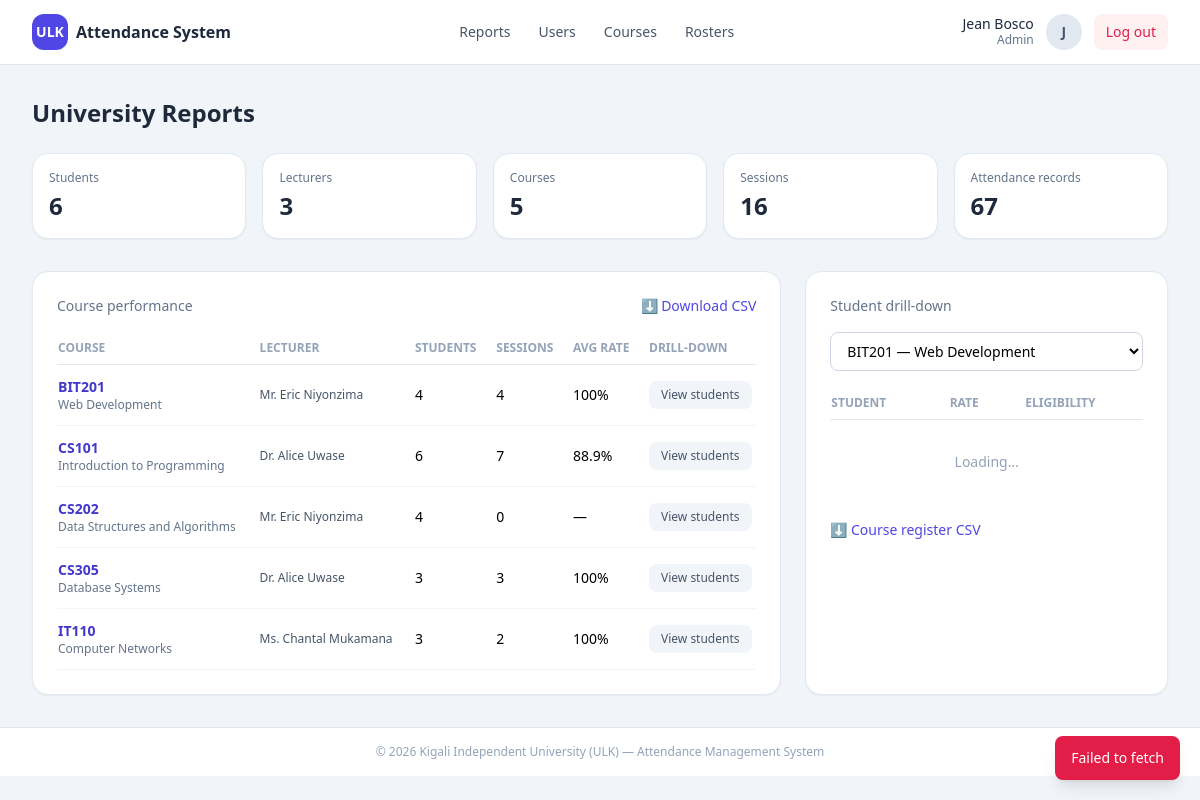
Page /admin_reports.php (signed in) on the committed database.
### tables this page shows
CREATE TABLE courses (
  course_code VARCHAR(15) PRIMARY KEY,                
  title       VARCHAR(150) NOT NULL,
  credits     INT NOT NULL DEFAULT 3,
  department  VARCHAR(100) DEFAULT NULL
);

### config.php (called while the page is built, shortened)
<?php
function e(string $value): string
{
    return htmlspecialchars($value, ENT_QUOTES, 'UTF-8');
}

### includes/aggregates.php (called while the page is built, shortened)
<?php
function get_course_list_report(PDO $pdo): array
{
    $sql = "
        SELECT c.course_code, c.title, c.credits, c.department,
               GROUP_CONCAT(DISTINCT u.full_name ORDER BY u.full_name SEPARATOR ', ')  AS lecturers,
               (SELECT COUNT(*) FROM enrollments e  WHERE e.course_code   = c.course_code)                                               AS total_students,
               (SELECT COUNT(*) FROM sessions s    WHERE s.course_code   = c.course_code)                                               AS total_sessions,
               (SELECT COUNT(*) FROM attendance_records ar JOIN sessions s2 ON s2.session_id = ar.session_id
                 WHERE s2.course_code = c.course_code)                                                                                 AS total_records,
               ROUND(
                 (SELECT COUNT(*) FROM attendance_records a2 JOIN sessions s3 ON s3.session_id = a2.session_id
                   WHERE s3.course_code = c.course_code AND a2.status IN ('Present','Late')) /
                 NULLIF((SELECT COUNT(*) FROM attendance_records a3 JOIN sessions s4 ON s4.session_id = a3.session_id
                   WHERE s4.course_code = c.course_code), 0) * 100, 1)                                                                  AS avg_rate
        FROM courses c
        LEFT JOIN lecturer_courses lc ON lc.course_code = c.course_code
        LEFT JOIN lecturers l ON l.lecturer_id = lc.lecturer_id
        LEFT JOIN users u ON u.user_id = l.user_id
        GROUP BY c.course_code
        ORDER BY c.course_code";
    return $pdo->query($sql)->fetchAll();
}

### admin_reports.php (the view, shortened to what this page needs)
<?php
require_once __DIR__ . '/config.php';
require_once __DIR__ . '/includes/aggregates.php';
$totals = [
    'students' => (int) $pdo->query('SELECT COUNT(*) FROM students')->fetchColumn(),
    'lecturers'=> (int) $pdo->query('SELECT COUNT(*) FROM lecturers')->fetchColumn(),
    'courses'  => (int) $pdo->query('SELECT COUNT(*) FROM courses')->fetchColumn(),
    'sessions' => (int) $pdo->query('SELECT COUNT(*) FROM sessions')->fetchColumn(),
    'records'  => (int) $pdo->query('SELECT COUNT(*) FROM attendance_records')->fetchColumn(),
];
$perCourse = get_course_list_report($pdo);
$courses = $pdo->query('SELECT course_code, title FROM courses ORDER BY course_code')->fetchAll();
include __DIR__ . '/includes/header.php';
?>
<div class="grid grid-cols-2 md:grid-cols-5 gap-4 mb-8">
    <?php $cards = [
        'Students' => $totals['students'],
        'Lecturers' => $totals['lecturers'],
        'Courses' => $totals['courses'],
        'Sessions' => $totals['sessions'],
        'Attendance records' => $totals['records'],
    ]; ?>
    <?php foreach ($cards as $label => $value): ?>
        <div class="rounded-2xl bg-white shadow-sm border border-slate-200 p-4">
            <p class="text-xs text-slate-500"><?= e($label) ?></p>
            <p class="text-2xl font-bold text-slate-800 mt-1"><?= e($value) ?></p>
        </div>
    <?php endforeach; ?>
</div>
<div class="grid gap-6 lg:grid-cols-3">
    <div class="lg:col-span-2 bg-white rounded-2xl shadow-sm border border-slate-200 p-6">
        <div class="flex items-center justify-between mb-4">
            <p class="text-sm font-medium text-slate-500">Course performance</p>
            <a href="<?= BASE_URL ?>/api/reports.php?action=universal_csv"
               class="text-sm font-medium text-indigo-600 hover:underline">⬇ Download CSV</a>
        </div>
        <div class="overflow-x-auto">
            <table class="w-full text-sm">
                <thead>
                    <tr class="text-left text-xs uppercase text-slate-400 border-b border-slate-200">
                        <th class="py-2 pr-4">Course</th>
                        <th class="py-2 pr-4">Lecturer</th>
                        <th class="py-2 pr-4">Students</th>
                        <th class="py-2 pr-4">Sessions</th>
                        <th class="py-2 pr-4">Avg rate</th>
                        <th class="py-2">Drill-down</th>
                    </tr>
                </thead>
                <tbody>
                    <?php foreach ($perCourse as $c): ?>
                        <?php $rate = is_numeric($c['avg_rate']) ? (float)$c['avg_rate'] : null; ?>
                        <tr class="border-b border-slate-100">
                            <td class="py-3 pr-4">
                                <p class="font-bold text-indigo-700"><?= e($c['course_code']) ?></p>
                                <p class="text-xs text-slate-500"><?= e($c['title']) ?></p>
                            </td>
                            <td class="py-3 pr-4 text-slate-600 text-xs"><?= e($c['lecturers'] ?: '—') ?></td>
                            <td class="py-3 pr-4"><?= e($c['total_students']) ?></td>
                            <td class="py-3 pr-4"><?= e($c['total_sessions']) ?></td>
                            <td class="py-3 pr-4"><?= $rate !== null ? e($rate) . '%' : '—' ?></td>
                            <td class="py-3">
                                <button data-course="<?= e($c['course_code']) ?>"
                                        class="rounded-lg bg-slate-100 hover:bg-slate-200 text-slate-600 px-3 py-1.5 text-xs font-medium">
                                    View students
                                </button>
                            </td>
                        </tr>
                    <?php endforeach; ?>
                </tbody>
            </table>
        </div>
    </div>
    <div class="lg:col-span-1 bg-white rounded-2xl shadow-sm border border-slate-200 p-6">
        <p class="text-sm font-medium text-slate-500 mb-4">Student drill-down</p>
        <select id="drillCourse" class="w-full rounded-lg border border-slate-300 px-3 py-2 text-sm bg-white mb-4">
            <?php foreach ($courses as $c): ?>
                <option value="<?= e($c['course_code']) ?>"><?= e($c['course_code']) ?> — <?= e($c['title']) ?></option>
            <?php endforeach; ?>
        </select>
        <div class="overflow-x-auto">
            <table class="w-full text-sm">
                <thead>
                    <tr class="text-left text-xs uppercase text-slate-400 border-b border-slate-200">
                        <th class="py-2 pr-4">Student</th>
                        <th class="py-2 pr-4">Rate</th>
                        <th class="py-2">Eligibility</th>
                    </tr>
                </thead>
                <tbody id="drillBody">
                    <tr><td colspan="3" class="py-8 text-center text-slate-400">Loading…</td></tr>
                </tbody>
            </table>
        </div>
        <a id="drillCsv" href="#" class="mt-4 inline-block text-sm font-medium text-indigo-600 hover:underline">⬇ Course register CSV</a>
    </div>
</div>
<?php include __DIR__ . '/includes/footer.php'; ?>

### rows in the picture
courses: course_code "BIT201", title "Web Development", lecturers "Mr. Eric Niyonzima", total_students "4", total_sessions "4", rate "100"
courses: course_code "CS101", title "Introduction to Programming", lecturers "Dr. Alice Uwase", total_students "6", total_sessions "7", rate "88.9"
courses: course_code "CS202", title "Data Structures and Algorithms", lecturers "Mr. Eric Niyonzima", total_students "4", total_sessions "0"
courses: course_code "CS305", title "Database Systems", lecturers "Dr. Alice Uwase", total_students "3", total_sessions "3", rate "100"
courses: course_code "IT110", title "Computer Networks", lecturers "Ms. Chantal Mukamana", total_students "3", total_sessions "2", rate "100"

### other values in the picture
$cu['name'] "Jean Bosco"
$cu['role'] "Admin"
substr($cu['name'] ?? '?', 0, 1) "J"
$pageTitle "University Reports"
$label "Students"
$value "6"
$label "Lecturers"
$value "3"
$label "Courses"
$value "5"
$label "Sessions"
$value "16"
$label "Attendance records"
$value "67"
form field value "BIT201 — Web Development"
